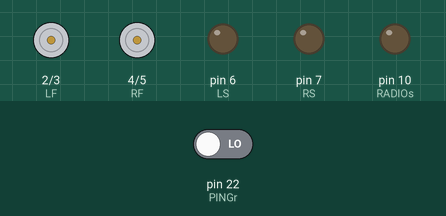
Recording of a sketch running on a simulated Arduino Mega 2560, built with avr-gcc and run on an emulated ATmega2560. Parts: motor-driver pin pairs drawn as motors (green arrow = first pin HIGH = forward, orange = second pin HIGH = backward, longer = more drive), output pins drawn as LEDs (lit = HIGH). The test bench sets the inputs (shaded band); at power-on: pin 22 (PINGr) LOW. Random numbers use the default seed unless the sketch sets one.

Above: at 3.05 s.
Timing chart, 0 to 6.5 s (numbered marks = the images above):
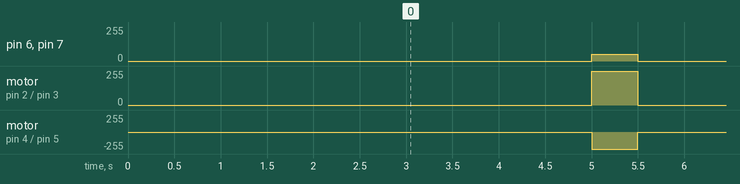

The sketch:

Top.ino
```cpp
/*
   Radio Bluetooth Car
   Car Part
   Written By Alex
   2020 May 23rd
   test
*/

#include <SoftwareSerial.h>

const byte RADIOs = 10; //Radio Send
const byte RADIOr = 11; //Radio Recieve
SoftwareSerial RADIO(RADIOs, RADIOr);

const byte PINGs = 23; //Ultrasound Send
const byte PINGr = 22; //Ultrasound Recieve

const byte LF = 2; //Left Forward +
const byte LB = 3; //Left Back +
const byte RF = 4; //Right Forward +
const byte RB = 5; //Righy Back +
const byte LS = 6; //Left Speed
const byte RS = 7; //Right Speed

char code;
float dis;

void WRITE(int s1, int s2, bool a, bool b, bool c, bool d)
{
  analogWrite(LS, s1);
  analogWrite(RS, s2);

  if (a)
    digitalWrite(LF, HIGH);
  else
    digitalWrite(LF, LOW);

  if (b)
    digitalWrite(LB, HIGH);
  else
    digitalWrite(LB, LOW);

  if (c)
    digitalWrite(RF, HIGH);
  else
    digitalWrite(RF, LOW);

  if (d)
    digitalWrite(RB, HIGH);
  else
    digitalWrite(RB, LOW);
}
void S()
{
  WRITE(0, 0, false, false, false, false);
}
void Forward(int SPEED)
{
  WRITE(SPEED, SPEED, true, false, true, false);
}
void Back(int SPEED)
{
  WRITE(SPEED, SPEED, false, true, false, true);
}
void Left(int SPEED)
{
  WRITE(SPEED, SPEED, true, false, false, true);
}
void Right(int SPEED)
{
  WRITE(SPEED, SPEED, false, true, true, false);
}

void ping()
{
  digitalWrite(PINGs, LOW); //Pulse
  delayMicroseconds(2);
  digitalWrite(PINGs, HIGH);
  delayMicroseconds(10);
  digitalWrite(PINGs, LOW);
  dis = float(pulseIn(PINGr, HIGH) * 17) / 1000; //Time->cm
}

void setup()
{
  // put your setup code here, to run once:
  pinMode(LF, OUTPUT);
  pinMode(LB, OUTPUT);
  pinMode(RF, OUTPUT);
  pinMode(RB, OUTPUT);
  pinMode(LS, OUTPUT);
  pinMode(RS, OUTPUT);

  pinMode(RADIOs, OUTPUT);
  pinMode(RADIOr, INPUT);

  RADIO.begin(9600);
  Serial.begin(9600);

  delay(3000);
}


void loop()
{
  // put your main code here, to run repeatedly:
  ping();
  if (dis > 10)
  {
    if (RADIO.available())
    {
      code = RADIO.read();
      Serial.println(code);
      switch (code)
      {
      case 'f':
        Forward(100);
        break;
      case 'b':
        Back(100);
        break;
      case 'l':
        Left(100);
        break;
      case 'r':
        Right(100);
        break;
      default:
        S();
      }
    }
  }
  else
  {
    S();
    int val = random(2);
    if (val == 0)
    {
      ping();
      while (dis <= 10)
      {
        Right(50);
        delay(500);
        S();
        ping();
      }
    }
    else
    {
      ping();
      while (dis <= 10)
      {
        Left(50);
        delay(500);
        S();
        ping();
      }
    }
  }
}
```

Measured:
- by itself, pin 6 (LS), pin 7 (RS): alternates 50/255 for 0.50 s and 0/255 for 1.0 s
- by itself, motor on pin 2 (LF) / pin 3 (LB): alternates forward 255/255 for 0.50 s and stopped for 1.0 s
- by itself, motor on pin 4 (RF) / pin 5 (RB): alternates backward 255/255 for 0.50 s and stopped for 1.0 s
